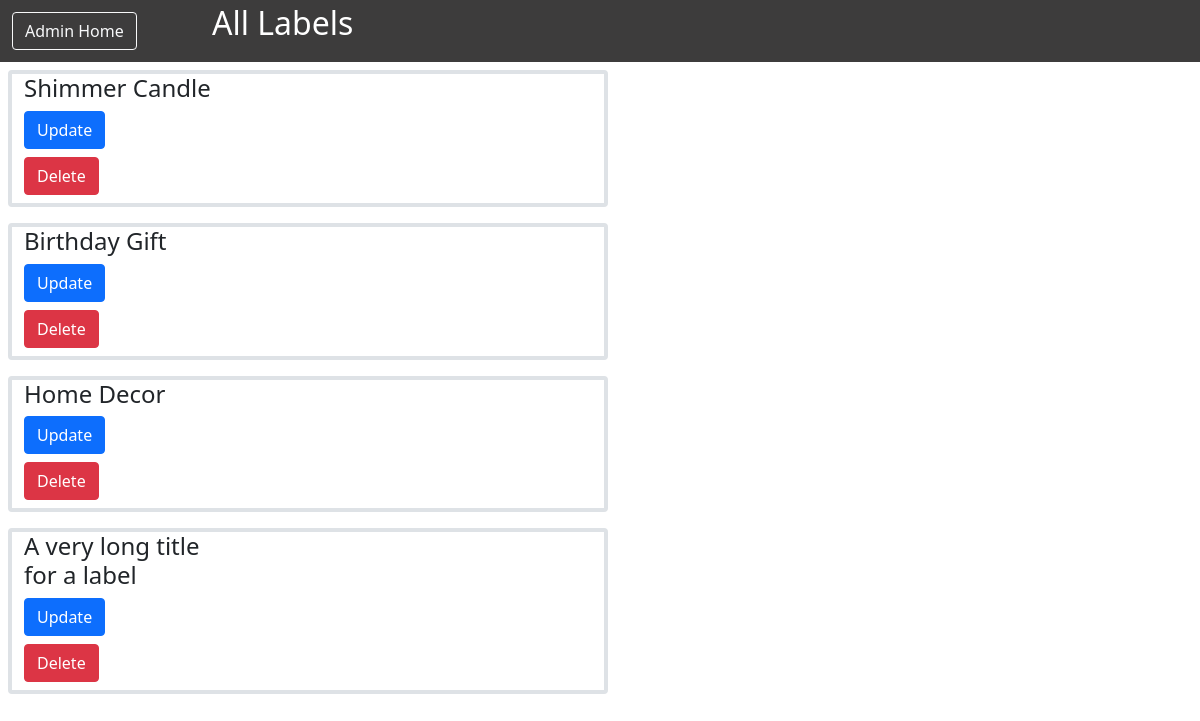
Screenshot of /admin_control/view_all_labels with the database file from the repository.
### crafts_by_micks/models.py (models this page shows, shortened)
class Label(models.Model):
    title = models.CharField(max_length=20, unique=True)
    discount_percentage = models.IntegerField(null=True)
    creation_date = models.DateField()
    removal_days = models.IntegerField(null=True)
    custom_colour = models.CharField(max_length=10, null = True, default="#89CFF0")

### crafts_by_micks/views.py (the view)
# urls.py: path('view_all_labels', views.view_all_labels, name='view_all_labels'),
def view_all_labels(request):
    labels = models.Label.objects.all()
    return render(request, 'display/view_all_labels.html', {'labels': labels})

### crafts_by_micks/templates/display/view_all_labels.html (shortened to what this page needs)
<html lang="en">
    <head>
        <link href="https://cdn.jsdelivr.net/npm/bootstrap@5.0.0/dist/css/bootstrap.min.css" rel="stylesheet" >
    </head>
    <body class = "container-fluid" >
        <div class = "row pt-1 pb-1"
            style="background-color: rgb(61, 60, 60);">
            <div class = "col-xxl-2 col-xl-2 col-lg-2 col-md-3 col-sm-4 col-xs-4 my-2">
                <a class = "btn btn-outline-light"
                    href= "{% url 'crafts_by_micks:home_page' %}">
                    Admin Home
                </a>
            </div>
            <div class = "col text-start" style="color: white;">
                <h2>All Labels</h2>
            </div>
        </div>
        {% for label in labels%}
            <div class = "row">
                <div class = "col-6 border border-4 rounded my-2 mx-2">
                    <div class = "col-xxl-8 col-xl-4 col-lg-4 col-md-6 col-sm-12 col-xs-8 form-outline">
                        <h4>{{label.title}}</h4>
                    </div>
                    <div class = "col-xxl-3 col-xl-3 col-lg-4 col-md-6 col-sm-12 col-xs-4">
                        <a class = "btn btn-primary mb-2"
                            href="{% url 'crafts_by_micks:update_label' label.id 'none' %}">
                            Update
                        </a>
                        <a class = "btn btn-danger mb-2"
                            href="{% url 'crafts_by_micks:delete_label' label.id %}">
                            Delete
                        </a>
                    </div>
                </div>
            </div>
        {% endfor %}
    </body>
</html>

### rows the page displays
Label: title "Shimmer Candle"
Label: title "Birthday Gift"
Label: title "Home Decor"
Label: title "A very long title for a label"
